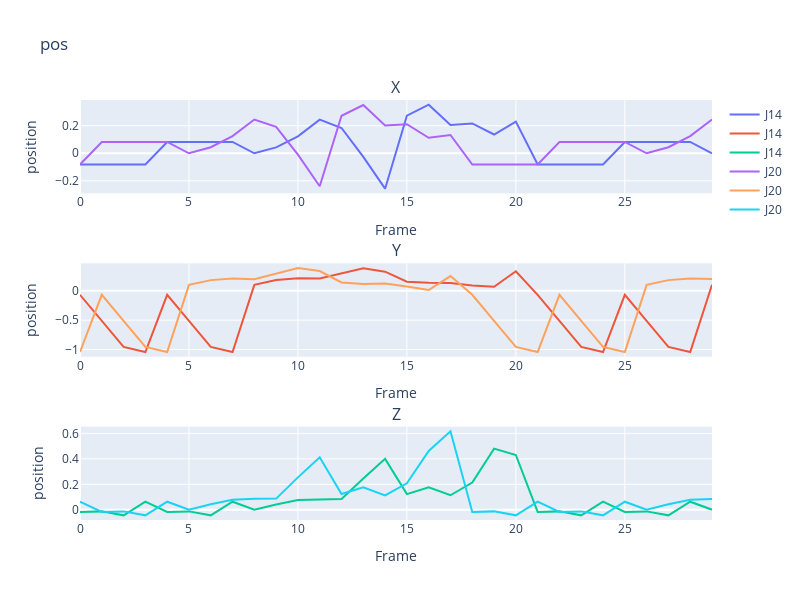

Notebook code for this chart:
### Code cell
draw_pos(x[:, phase_dim:phase_dim+feature_dims["pos"]], name="pos")

### Figure 1 — Plotly figure (JSON) as saved in the notebook; plotly's stock layout.template omitted (floating-point values rounded to 4 significant figures)
{"data": [{"mode": "lines", "name": "J14", "type": "scatter", "x": [0, 1, 2, 3, 4, 5, 6, 7, 8, 9, 10, 11, 12, 13, 14, 15, 16, 17, 18, 19, 20, 21, 22, 23, 24, 25, 26, 27, 28, 29], "xaxis": "x", "y": [-0.08208, -0.08208, -0.08208, -0.08209, 0.08208, 0.08207, 0.08207, 0.08207, 5.102e-08, 0.04309, 0.1228, 0.244, 0.1837, -0.02641, -0.2572, 0.2739, 0.3532, 0.2048, 0.2168, 0.1364, 0.2297, -0.08208, -0.08208, -0.08208, -0.08209, 0.08208, 0.08207, 0.08207, 0.08207, 5.102e-08], "yaxis": "y"}, {"mode": "lines", "name": "J14", "type": "scatter", "x": [0, 1, 2, 3, 4, 5, 6, 7, 8, 9, 10, 11, 12, 13, 14, 15, 16, 17, 18, 19, 20, 21, 22, 23, 24, 25, 26, 27, 28, 29], "xaxis": "x2", "y": [-0.06752, -0.5112, -0.9554, -1.043, -0.06752, -0.5112, -0.9554, -1.043, 0.1018, 0.1836, 0.2142, 0.2094, 0.2995, 0.3849, 0.326, 0.1555, 0.1361, 0.1327, 0.09244, 0.07044, 0.3332, -0.06752, -0.5112, -0.9554, -1.043, -0.06752, -0.5112, -0.9554, -1.043, 0.1018], "yaxis": "y2"}, {"mode": "lines", "name": "J14", "type": "scatter", "x": [0, 1, 2, 3, 4, 5, 6, 7, 8, 9, 10, 11, 12, 13, 14, 15, 16, 17, 18, 19, 20, 21, 22, 23, 24, 25, 26, 27, 28, 29], "xaxis": "x3", "y": [-0.016, -0.01191, -0.04296, 0.06409, -0.016, -0.01199, -0.04297, 0.0641, 0.001315, 0.04276, 0.07702, 0.08402, 0.08528, 0.2467, 0.4, 0.1236, 0.1771, 0.1145, 0.2144, 0.4801, 0.4303, -0.016, -0.01191, -0.04296, 0.06409, -0.016, -0.01199, -0.04297, 0.0641, 0.001315], "yaxis": "y3"}, {"mode": "lines", "name": "J20", "type": "scatter", "x": [0, 1, 2, 3, 4, 5, 6, 7, 8, 9, 10, 11, 12, 13, 14, 15, 16, 17, 18, 19, 20, 21, 22, 23, 24, 25, 26, 27, 28, 29], "xaxis": "x", "y": [-0.08209, 0.08208, 0.08207, 0.08207, 0.08207, 5.102e-08, 0.04385, 0.1246, 0.2454, 0.1916, -0.00978, -0.2396, 0.2724, 0.3505, 0.2024, 0.2113, 0.1123, 0.1331, -0.08208, -0.08208, -0.08208, -0.08209, 0.08208, 0.08207, 0.08207, 0.08207, 5.102e-08, 0.04384, 0.1246, 0.2455], "yaxis": "y"}, {"mode": "lines", "name": "J20", "type": "scatter", "x": [0, 1, 2, 3, 4, 5, 6, 7, 8, 9, 10, 11, 12, 13, 14, 15, 16, 17, 18, 19, 20, 21, 22, 23, 24, 25, 26, 27, 28, 29], "xaxis": "x2", "y": [-1.043, -0.06752, -0.5112, -0.9554, -1.043, 0.1018, 0.1825, 0.2099, 0.1993, 0.2934, 0.3892, 0.338, 0.1425, 0.1176, 0.1234, 0.0718, 0.01448, 0.2516, -0.06752, -0.5112, -0.9554, -1.043, -0.06752, -0.5112, -0.9554, -1.043, 0.1018, 0.1825, 0.2101, 0.1999], "yaxis": "y2"}, {"mode": "lines", "name": "J20", "type": "scatter", "x": [0, 1, 2, 3, 4, 5, 6, 7, 8, 9, 10, 11, 12, 13, 14, 15, 16, 17, 18, 19, 20, 21, 22, 23, 24, 25, 26, 27, 28, 29], "xaxis": "x3", "y": [0.06409, -0.016, -0.01199, -0.04297, 0.0641, 0.001315, 0.04421, 0.07889, 0.0862, 0.08818, 0.2549, 0.4124, 0.1238, 0.1769, 0.1137, 0.2086, 0.4624, 0.616, -0.016, -0.01191, -0.04296, 0.06409, -0.016, -0.01199, -0.04297, 0.0641, 0.001315, 0.0442, 0.0785, 0.08511], "yaxis": "y3"}], "layout": {"annotations": [{"font": {"size": 16}, "showarrow": false, "text": "X", "x": 0.5, "xanchor": "center", "xref": "paper", "y": 1.0, "yanchor": "bottom", "yref": "paper"}, {"font": {"size": 16}, "showarrow": false, "text": "Y", "x": 0.5, "xanchor": "center", "xref": "paper", "y": 0.6111, "yanchor": "bottom", "yref": "paper"}, {"font": {"size": 16}, "showarrow": false, "text": "Z", "x": 0.5, "xanchor": "center", "xref": "paper", "y": 0.2222, "yanchor": "bottom", "yref": "paper"}], "height": 600, "title": {"text": "pos"}, "width": 800, "xaxis": {"anchor": "y", "domain": [0.0, 1.0], "title": {"text": "Frame"}}, "xaxis2": {"anchor": "y2", "domain": [0.0, 1.0], "title": {"text": "Frame"}}, "xaxis3": {"anchor": "y3", "domain": [0.0, 1.0], "title": {"text": "Frame"}}, "yaxis": {"anchor": "x", "domain": [0.7778, 1.0], "title": {"text": "position"}}, "yaxis2": {"anchor": "x2", "domain": [0.3889, 0.6111], "title": {"text": "position"}}, "yaxis3": {"anchor": "x3", "domain": [0.0, 0.2222], "title": {"text": "position"}}}}
